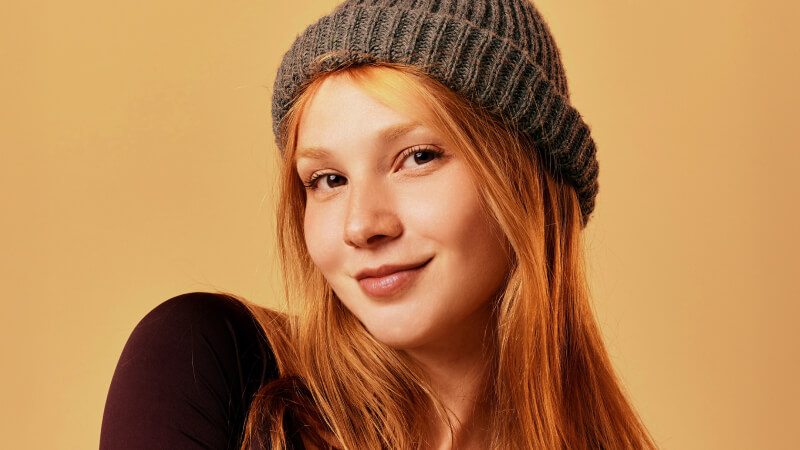
#> input picture basics/input.png, 800 x 450 px, found by its file name
$ python 5convulation_kernel.py
#> lines starting #> are read from the running program, lines starting #| are printed output that depends on the picture
import cv2
import numpy as np
from constants import input_img
img = cv2.imread(input_img)
#> img is the input picture: shape (450, 800, 3); mean B, G, R 80.2, 129.5, 181.4

# 1. Custom Kernels
sharpen = np.array([[0, -1, 0], [-1, 10, -1], [0, -1, 0]])
emboss = np.array([[-2, -1, 0], [-1, 1, 1], [0, 1, 2]])

res_sharp = cv2.filter2D(img, -1, sharpen)
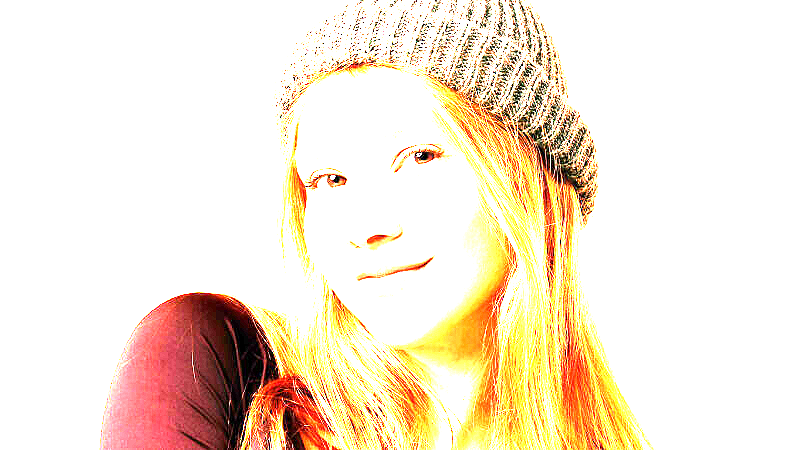
#> res_sharp: shape (450, 800, 3); mean B, G, R 212.4, 231.9, 246.2
res_emboss = cv2.filter2D(img, -1, emboss)
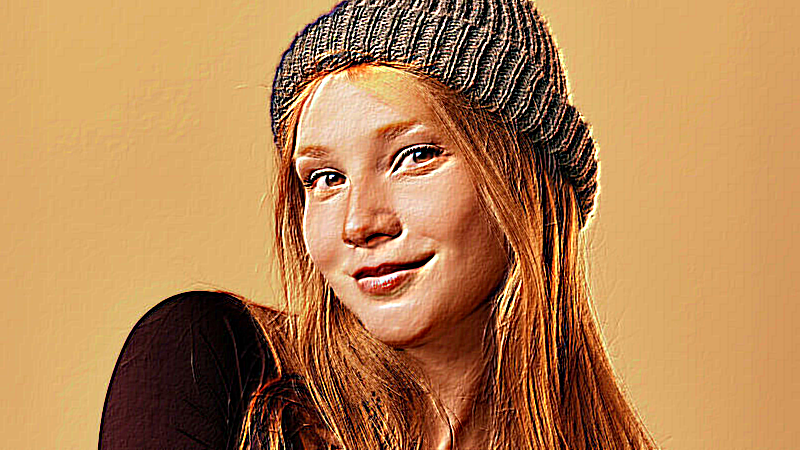
#> res_emboss: shape (450, 800, 3); mean B, G, R 83, 131.4, 181.5

# 2. Padding (Borders)
# top, bottom, left, right
constant = cv2.copyMakeBorder(img, 50, 50, 50, 50, cv2.BORDER_CONSTANT, value=[0,0,255])
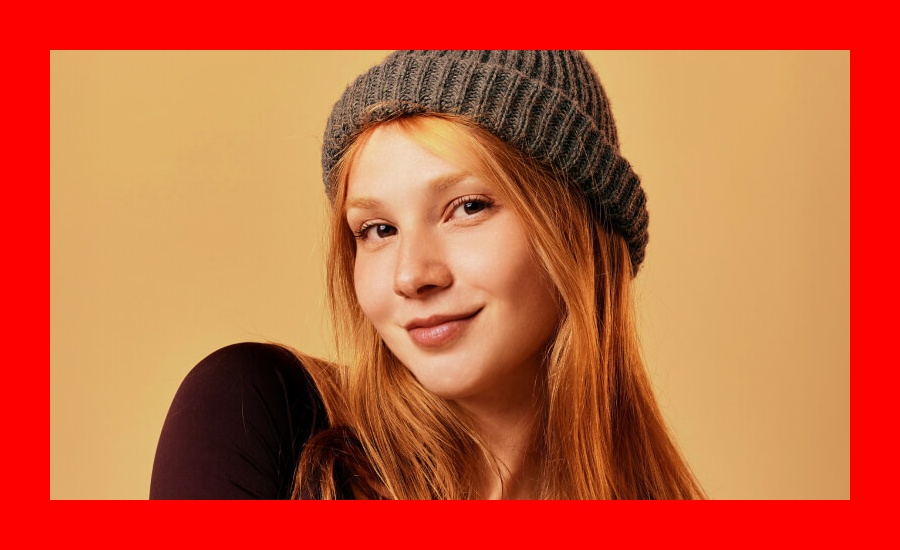
#> constant: shape (550, 900, 3); mean B, G, R 58.3, 94.2, 201.4
reflect = cv2.copyMakeBorder(img, 150, 150, 150, 150, cv2.BORDER_REFLECT)
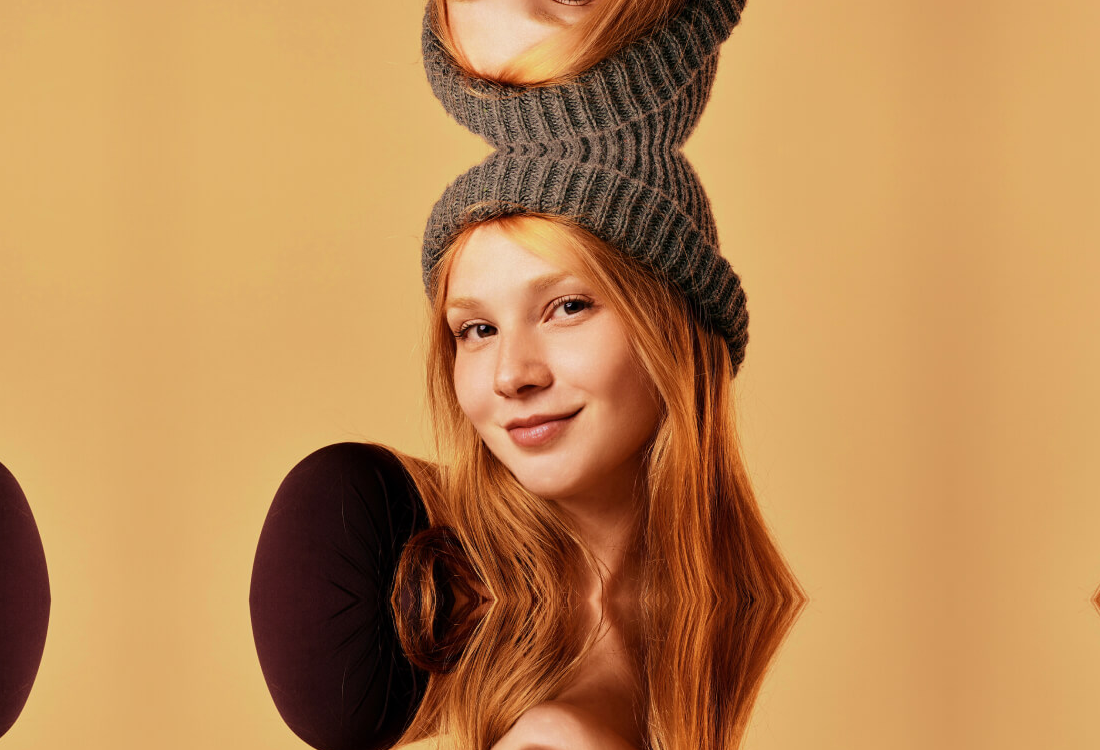
#> reflect: shape (750, 1100, 3); mean B, G, R 84.1, 136.6, 187.3

cv2.imshow('Sharpened', res_sharp)
cv2.imshow('Embossed', res_emboss)
cv2.imshow('Padded border', constant)
cv2.imshow('Reflected boorder', reflect)
cv2.waitKey(0)
cv2.destroyAllWindows()
